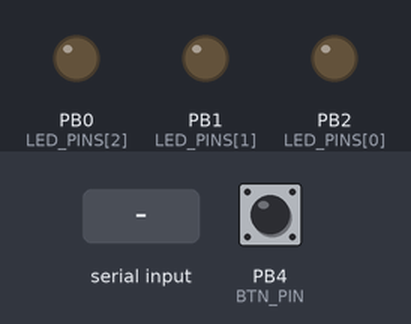
The sketch below on a simulated ATtiny85, built with avr-gcc and run on an emulated ATtiny85. Parts: output pins drawn as LEDs (lit = HIGH). The test bench sets the inputs (shaded band); at power-on: PB4 (BTN_PIN) HIGH.

Above: at 1.2 s.
1.3 s: "90 45 200 10\n" received over the second serial link
At 2.4 s:
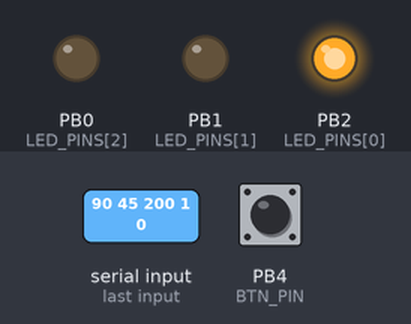
At 4.0 s:
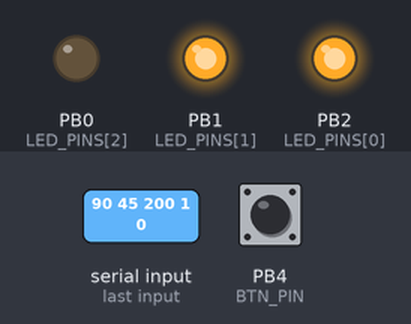
4.3 s: "30,150\n" received over the second serial link
At 6.7 s:
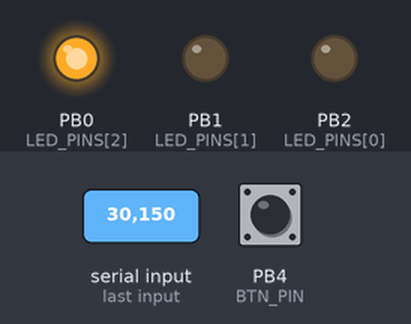
Timing chart, 0 to 12.8 s (numbered marks = the images above; inputs shaded):
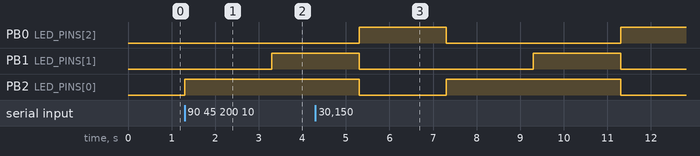

The sketch:

Proj_Traffic_light_Attiny85.ino
```cpp
#include <SoftwareSerial.h>

#define RX 3
#define TX 5
SoftwareSerial Serial1(RX, TX);


const int BTN_PIN = 4;
const int TIME_TO_ACTIVATE = 1000;  // How long button needs to be pressed until considered held down in ms.

const int LED_PINS[] = {2, 1, 0};
const int N_LEDs = sizeof(LED_PINS) / sizeof(LED_PINS[0]);  // Number of LEDs in the traffic light.


// Modes of the traffic light. A mode contains the states(HIGH/LOW) for all LEDs.
const int MODES[][N_LEDs] = {
    {1, 0, 0},  // red
    {1, 1, 0},  // red, amber
    {0, 0 ,1},  // green
    {0, 1, 0}   // amber
};
const int N_MODES = sizeof(MODES) / sizeof(MODES[0]);


// An automatic sequence. Sequences are performed automatically using a fixed delay between each mode.
// Sequence 1 will perform a regular traffic light sequence starting from a red light.
const int SEQUENCE1[][N_LEDs] = {
    {1, 0, 0},
    {1, 1, 0},
    {0, 0, 1}
};
const int SEQ_DELAY = 2000;  // Delay between traffic light mode when doing a sequence in ms.


int mode_i = 0;  // Current mode of the traffic light, chosen from MODES.

// To keep track of how many times the button is pressed.
int buttonState = 0;
int lastState = 1;


// Used to detect when button is held down.
int btn_time_pressed = 0;
// To prevent multiple button hold down activations.
bool button_activated = false;  // True when the button has been held down for LIGHT_DELAY.


// Red, amber, and green button values coming from the ESP-01(Blynk, app on phone).
int redBApp;
int amberBApp;
int greenBApp;
int seqApp;

String lastAppValues = "";
String spacer = " ";


void setup() {
    Serial1.begin(19200);

    pinMode(2, OUTPUT);
    pinMode(1, OUTPUT);
    pinMode(0, OUTPUT);

    pinMode(BTN_PIN, INPUT_PULLUP);
}


// Will return 0/1 if the button was held down for a certain amount of time "timeToActivate" in ms.
bool buttonHeldDown(int timeToActivate) {
    if (buttonState != lastState) {
        btn_time_pressed = millis();
    }

    if(buttonState == LOW && !button_activated) {
        int btn_pressed_time = millis() - btn_time_pressed;
        if(btn_pressed_time >= timeToActivate) {
            button_activated = true;
            return 1;
        }
    }

    if(buttonState == HIGH) {
        button_activated = false;
    }

    return 0;
}


// Updates the mode of the traffic light based on the button press.
void updateMode() {

    if(buttonState == LOW && lastState != LOW) {
        mode_i += 1;
        lastState = LOW;

        updateTrafficLight(MODES[mode_i]);
    }

    lastState = buttonState;

    // Reset mode
    if(mode_i == N_MODES) {
        mode_i = 0;
    }
}

// Sets the mode of the traffic light based on the given array.
void updateTrafficLight(int mode[]) {
    for(int i = 0; i < N_LEDs; i++) {
        int state = mode[i];
        digitalWrite(LED_PINS[i], state);
    }
}


// Performs the given light sequence.
void performLightSequence(int sequence[][N_LEDs], int n_modes, int seq_delay) {
    for(int i = 0; i < n_modes; i++) {
        updateTrafficLight(sequence[i]);

        delay(seq_delay);
    }
}


// Processes the button states from the Blynk app coming from the ESP-01.
void processAppButtons() {
    if(Serial1.available()) {
        String raw = Serial1.readStringUntil('\n');

        // Extracting red, amber, and green button values coming from the ESP(app).
        raw.trim();
        char* c = const_cast<char*>(raw.c_str());

        sscanf(c, "%d %d %d %d", &redBApp, &amberBApp, &greenBApp, &seqApp);

        // Updating traffic light only if values received from the ESP are not the same.
        String appValues = redBApp + spacer + amberBApp + spacer + greenBApp + spacer + seqApp;

        if(appValues != lastAppValues) {
            if(seqApp) {
                int n_modes = sizeof(SEQUENCE1) / sizeof(SEQUENCE1[0]);
                performLightSequence(SEQUENCE1, n_modes, SEQ_DELAY);
            } else {
                int mode[] = {redBApp, amberBApp, greenBApp};
                updateTrafficLight(mode);
            }
            lastAppValues = appValues;
        }
    }
}


void loop() {
    buttonState = digitalRead(BTN_PIN);

    int wasButtonHeldDown = buttonHeldDown(TIME_TO_ACTIVATE);

    updateMode();

    if(wasButtonHeldDown) {
        int n_modes = sizeof(SEQUENCE1) / sizeof(SEQUENCE1[0]);
        performLightSequence(SEQUENCE1, n_modes, SEQ_DELAY);
    }

    processAppButtons();
}
```

Measured:
- after the input at 1.3 s, PB1 (LED_PINS[1]): LOW → HIGH after 2.0 s; PB2 (LED_PINS[0]): LOW → HIGH at once
